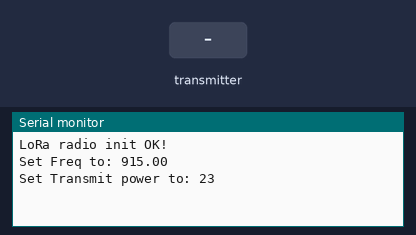
This sketch was run on a simulated Arduino Uno, built with avr-gcc and run on an emulated ATmega328P. Shown: the last lines printed to the serial monitor. The inputs (shaded band) are chosen by the test bench. No radio packets arrive unless stated.

Above: at 1.2 s.
1.3 s: the transmitter starts sending data.0 = 0
At 1.46 s:
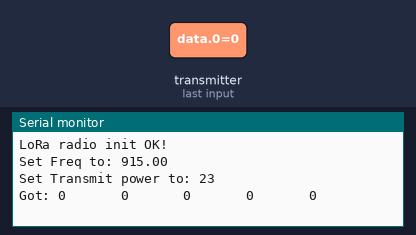
3.2 s: the transmitter starts sending data.1 = 64
At 3.36 s:
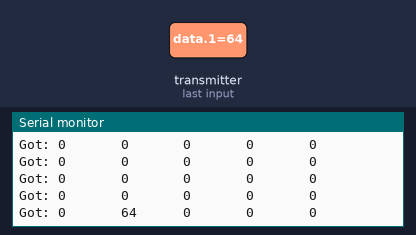
5.1 s: the transmitter starts sending data.2 = 64
At 5.26 s:
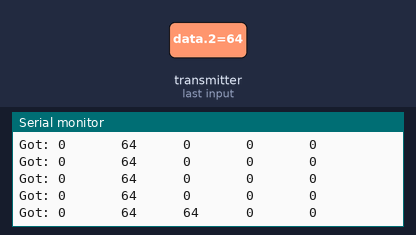
7.0 s: the transmitter starts sending data.3 = 64
At 7.16 s:
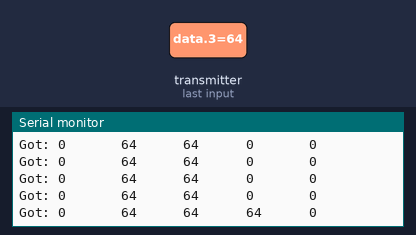
8.9 s: the transmitter starts sending data.4 = 64
At 9.06 s:
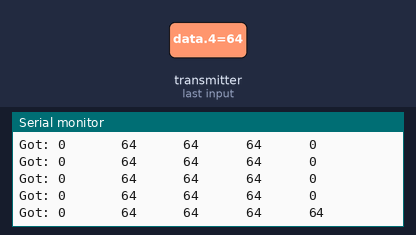
10.8 s: the transmitter starts sending data.0 = 64
At 10.96 s:
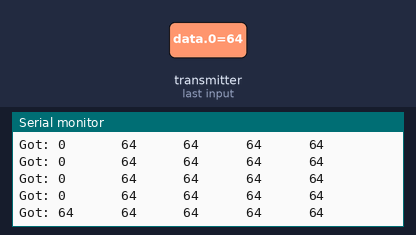

Measured:
- after the input at 1.3 s, the serial monitor: prints a new line at once (image 1)
- after the input at 3.2 s, the serial monitor: prints a new line at once (image 2)
- after the input at 5.1 s, the serial monitor: prints a new line at once (image 3)
- after the input at 7.0 s, the serial monitor: prints a new line at once (image 4)
- after the input at 8.9 s, the serial monitor: prints a new line at once (image 5)
- after the input at 10.8 s, the serial monitor: prints a new line at once (image 6)

The sketch:

FeatherM0.ino
```cpp
// Feather M0 on the Bot
// uses RFM95 to receive data from the Feather on the Transmitter
// uses I2C to send data to the Arduino 101 on the Bot

#include <Wire.h> // I2C

#include <SPI.h> // LoRa
#include <RH_RF95.h>
#define RFM95_CS 8
#define RFM95_RST 4
#define RFM95_INT 3
#define RF95_FREQ 915.0
RH_RF95 rf95(RFM95_CS, RFM95_INT); // Singleton instance of the radio driver

// receives this over air and passes them on via I2C
// speed, sign, steer, sign, reset
uint8_t data[5] = {0, 0, 0, 0, 0};

void setup() {
  Serial.begin(9600);           // start serial for output
  while (!Serial) ;

  /********** I2C **********/
  Wire.begin(8);                // join i2c bus with address #8
  Wire.onRequest(requestEvent); // register event

  /********** LoRa **********/
  pinMode(RFM95_RST, OUTPUT);
  digitalWrite(RFM95_RST, HIGH); // not resetting

  // manual reset
  digitalWrite(RFM95_RST, LOW);
  delay(10);
  digitalWrite(RFM95_RST, HIGH);
  delay(10);

  if (!rf95.init()) {
    Serial.println("LoRa radio init failed");
    while (1);
  }
  Serial.println("LoRa radio init OK!");

  // Defaults after init are 434.0MHz, modulation GFSK_Rb250Fd250, +13dbM
  if (!rf95.setFrequency(RF95_FREQ)) {
    Serial.println("setFrequency failed");
    while (1);
  }
  Serial.print("Set Freq to: "); Serial.println(RF95_FREQ);

  rf95.setTxPower(23, false);
  Serial.print("Set Transmit power to: "); Serial.println(23);
}

void loop() {
  if (rf95.available()) {
    // Should be a message for us now
    uint8_t len = sizeof(data);

    if (rf95.recv(data, &len)) { // store received stuff
      digitalWrite(13, HIGH);
      Serial.print("Got: ");
      for(int i = 0; i < 5; i++) {
        Serial.print(data[i]);
        space(data[i]);
      }
      //Serial.print("RSSI: ");
      //Serial.println(rf95.lastRssi(), DEC);
      digitalWrite(13, LOW);
    }
    else {
      Serial.println("Receive failed");
    }
    Serial.println();
  } // end if available

}

// function that executes whenever data is requested by master
// this function is registered as an event, see setup()
void requestEvent() {
  //Serial.print("Sending over I2C... ");
  //Wire.beginTransmission(9);
  for(int i = 0; i < 5; i++){
    Wire.write(data[i]); // respond with message of 5 bytes
    //Serial.print(data[i]); space(data[i]);
  }
  //Wire.endTransmission();
  //Serial.println();
}

void space(int num) {
  String string = String(num);
  int spaces = 8 - string.length();
  for(int i = 0; i < spaces; i++) {
    Serial.print(' ');
  }
}
```
